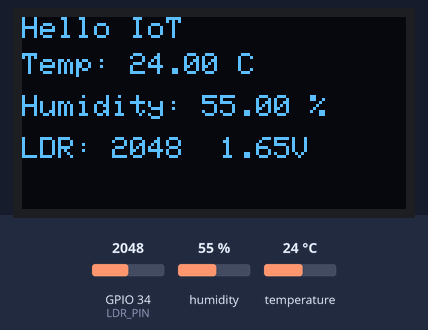
The program below on a simulated ESP32. On the bench: 128×64 one-colour display. The inputs (shaded band) are chosen by the test bench; at power-on: humidity 55 %, GPIO 34 (LDR_PIN) = 2048, temperature 24 °C. What the program prints to the serial monitor is not drawn.

Above: at 2.2 s.
2.3 s: humidity set to 22 %
At 3.9 s:
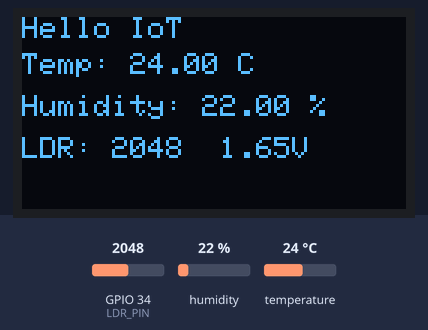
5.0 s: GPIO 34 (LDR_PIN) set to 2866
At 6.6 s:
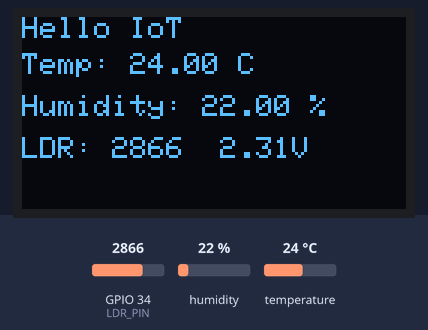
7.7 s: temperature set to 12 °C
At 9.6 s:
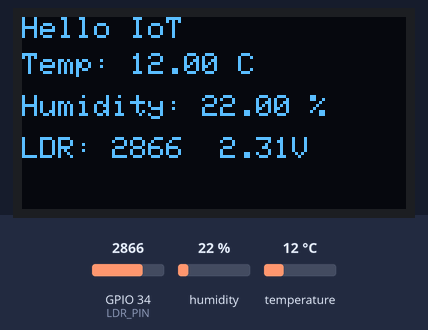
10.7 s: GPIO 34 (LDR_PIN) set to 3603
At 12.4 s:
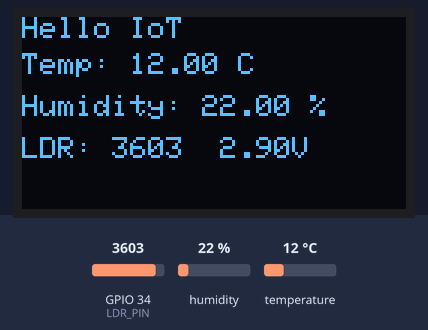
13.4 s: humidity set to 40 %
At 16.5 s:
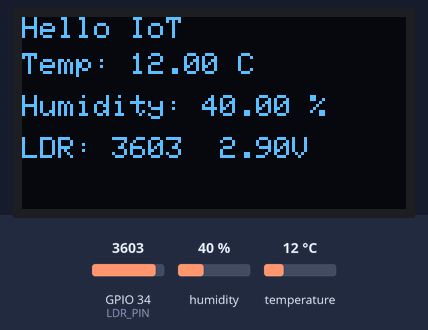
16.8 s: GPIO 34 (LDR_PIN) set to 4095
At 18.1 s:
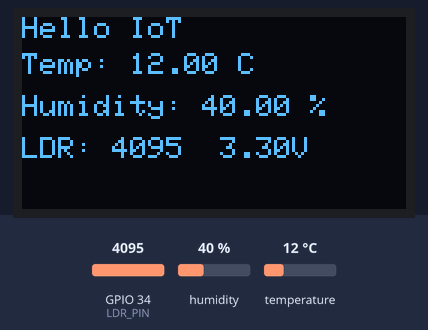
Timing chart, 0 to 19.8 s (numbered marks = the images above; inputs shaded):
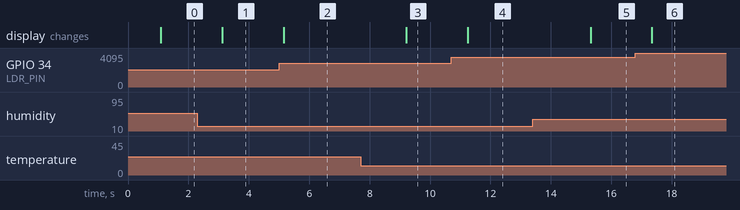

Measured:
- after the input at 2.3 s, the display: changes after 0.82 s (image 1)
- after the input at 5.0 s, the display: changes after 0.15 s (image 2)
- after the input at 7.7 s, the display: changes after 1.5 s (image 3)
- after the input at 10.7 s, the display: changes after 0.55 s (image 4)
- after the input at 13.4 s, the display: changes after 1.9 s (image 5)
- after the input at 16.8 s, the display: changes after 0.55 s (image 6)

The program:

main.cpp
```cpp
#include <Arduino.h>
#include <Wire.h>
#include <Adafruit_GFX.h>
#include <Adafruit_SSD1306.h>
#include <DHT.h>

// --- Pin configuration ---
#define LDR_PIN 34       // LDR analog pin
#define DHTPIN 14        // DHT22 data pin
#define DHTTYPE DHT22    // Change to DHT11 if needed
#define SDA_PIN 21       // I2C SDA
#define SCL_PIN 22       // I2C SCL

// --- OLED setup ---
#define SCREEN_WIDTH 128
#define SCREEN_HEIGHT 64
Adafruit_SSD1306 display(SCREEN_WIDTH, SCREEN_HEIGHT, &Wire, -1);

// --- DHT sensor setup ---
DHT dht(DHTPIN, DHTTYPE);

// --- Setup function ---
void setup() {
  Serial.begin(115200);
  Serial.println("Hello, ESP32!");

  // Initialize I2C
  Wire.begin(SDA_PIN, SCL_PIN);

  // Initialize OLED
  if (!display.begin(SSD1306_SWITCHCAPVCC, 0x3C)) {
    Serial.println("SSD1306 allocation failed");
    for (;;);
  }
  display.clearDisplay();
  display.setTextColor(SSD1306_WHITE);
  display.setTextSize(1);
  display.setCursor(0, 0);
  display.println("Initializing...");
  display.display();

  // Initialize DHT
  dht.begin();
  delay(1000);
}

// --- Main loop ---
void loop() {
  // --- Read sensors ---
  int adcValue = analogRead(LDR_PIN);
  float voltage = (adcValue / 4095.0) * 3.3;
  float temperature = dht.readTemperature();
  float humidity = dht.readHumidity();

  // Check if DHT read failed
  if (isnan(temperature) || isnan(humidity)) {
    Serial.println("Error reading DHT22 sensor!");
    return;
  }

  // --- Serial Output ---
  Serial.print("Temperature: ");
  Serial.print(temperature);
  Serial.print(" °C  |  Humidity: ");
  Serial.print(humidity);
  Serial.print(" %  |  LDR ADC: ");
  Serial.print(adcValue);
  Serial.print("  |  Voltage: ");
  Serial.print(voltage, 2);
  Serial.println(" V");

  // --- OLED Display (Order: Temp → Humidity → LDR) ---
  display.clearDisplay();
  display.setTextSize(1);
  display.setCursor(0, 0);
  display.println("Hello IoT");

  display.setCursor(0, 12);
  display.print("Temp: ");
  display.print(temperature);
  display.println(" C");

  display.setCursor(0, 26);
  display.print("Humidity: ");
  display.print(humidity);
  display.println(" %");

  display.setCursor(0, 40);
  display.print("LDR: ");
  display.print(adcValue);
  display.print("  ");
  display.print(voltage, 2);
  display.println("V");

  display.display();

  delay(2000); // update every 2 seconds
}
```
